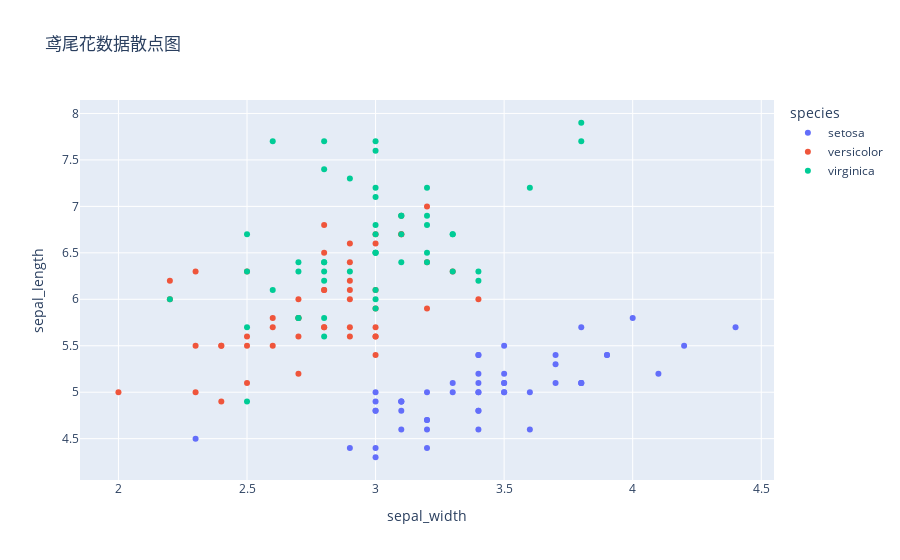

Here is the notebook cell this chart was saved with:
### Markdown cell above
# Scatter

### Code cell
fig = px.scatter(
    df, 
    x="sepal_width", 
    y="sepal_length", 
    color="species", 
    title="鸢尾花数据散点图"
    )

fig.show()

py.offline.plot(fig,filename="iris.html")

### Figure 1 — Plotly figure (JSON) as saved in the notebook; plotly's stock layout.template omitted (floating-point values rounded to 4 significant figures)
{"data": [{"hovertemplate": "species=setosa<br>sepal_width=%{x}<br>sepal_length=%{y}<extra></extra>", "legendgroup": "setosa", "marker": {"color": "#636efa", "symbol": "circle"}, "mode": "markers", "name": "setosa", "orientation": "v", "showlegend": true, "type": "scatter", "x": [3.5, 3, 3.2, 3.1, 3.6, 3.9, 3.4, 3.4, 2.9, 3.1, 3.7, 3.4, 3, 3, 4, 4.4, 3.9, 3.5, 3.8, 3.8, 3.4, 3.7, 3.6, 3.3, 3.4, 3, 3.4, 3.5, 3.4, 3.2, 3.1, 3.4, 4.1, 4.2, 3.1, 3.2, 3.5, 3.1, 3, 3.4, 3.5, 2.3, 3.2, 3.5, 3.8, 3, 3.8, 3.2, 3.7, 3.3], "xaxis": "x", "y": [5.1, 4.9, 4.7, 4.6, 5, 5.4, 4.6, 5, 4.4, 4.9, 5.4, 4.8, 4.8, 4.3, 5.8, 5.7, 5.4, 5.1, 5.7, 5.1, 5.4, 5.1, 4.6, 5.1, 4.8, 5, 5, 5.2, 5.2, 4.7, 4.8, 5.4, 5.2, 5.5, 4.9, 5, 5.5, 4.9, 4.4, 5.1, 5, 4.5, 4.4, 5, 5.1, 4.8, 5.1, 4.6, 5.3, 5], "yaxis": "y"}, {"hovertemplate": "species=versicolor<br>sepal_width=%{x}<br>sepal_length=%{y}<extra></extra>", "legendgroup": "versicolor", "marker": {"color": "#EF553B", "symbol": "circle"}, "mode": "markers", "name": "versicolor", "orientation": "v", "showlegend": true, "type": "scatter", "x": [3.2, 3.2, 3.1, 2.3, 2.8, 2.8, 3.3, 2.4, 2.9, 2.7, 2, 3, 2.2, 2.9, 2.9, 3.1, 3, 2.7, 2.2, 2.5, 3.2, 2.8, 2.5, 2.8, 2.9, 3, 2.8, 3, 2.9, 2.6, 2.4, 2.4, 2.7, 2.7, 3, 3.4, 3.1, 2.3, 3, 2.5, 2.6, 3, 2.6, 2.3, 2.7, 3, 2.9, 2.9, 2.5, 2.8], "xaxis": "x", "y": [7, 6.4, 6.9, 5.5, 6.5, 5.7, 6.3, 4.9, 6.6, 5.2, 5, 5.9, 6, 6.1, 5.6, 6.7, 5.6, 5.8, 6.2, 5.6, 5.9, 6.1, 6.3, 6.1, 6.4, 6.6, 6.8, 6.7, 6, 5.7, 5.5, 5.5, 5.8, 6, 5.4, 6, 6.7, 6.3, 5.6, 5.5, 5.5, 6.1, 5.8, 5, 5.6, 5.7, 5.7, 6.2, 5.1, 5.7], "yaxis": "y"}, {"hovertemplate": "species=virginica<br>sepal_width=%{x}<br>sepal_length=%{y}<extra></extra>", "legendgroup": "virginica", "marker": {"color": "#00cc96", "symbol": "circle"}, "mode": "markers", "name": "virginica", "orientation": "v", "showlegend": true, "type": "scatter", "x": [3.3, 2.7, 3, 2.9, 3, 3, 2.5, 2.9, 2.5, 3.6, 3.2, 2.7, 3, 2.5, 2.8, 3.2, 3, 3.8, 2.6, 2.2, 3.2, 2.8, 2.8, 2.7, 3.3, 3.2, 2.8, 3, 2.8, 3, 2.8, 3.8, 2.8, 2.8, 2.6, 3, 3.4, 3.1, 3, 3.1, 3.1, 3.1, 2.7, 3.2, 3.3, 3, 2.5, 3, 3.4, 3], "xaxis": "x", "y": [6.3, 5.8, 7.1, 6.3, 6.5, 7.6, 4.9, 7.3, 6.7, 7.2, 6.5, 6.4, 6.8, 5.7, 5.8, 6.4, 6.5, 7.7, 7.7, 6, 6.9, 5.6, 7.7, 6.3, 6.7, 7.2, 6.2, 6.1, 6.4, 7.2, 7.4, 7.9, 6.4, 6.3, 6.1, 7.7, 6.3, 6.4, 6, 6.9, 6.7, 6.9, 5.8, 6.8, 6.7, 6.7, 6.3, 6.5, 6.2, 5.9], "yaxis": "y"}], "layout": {"legend": {"title": {"text": "species"}, "tracegroupgap": 0}, "title": {"text": "鸢尾花数据散点图"}, "xaxis": {"anchor": "y", "domain": [0, 1], "title": {"text": "sepal_width"}}, "yaxis": {"anchor": "x", "domain": [0, 1], "title": {"text": "sepal_length"}}}}
